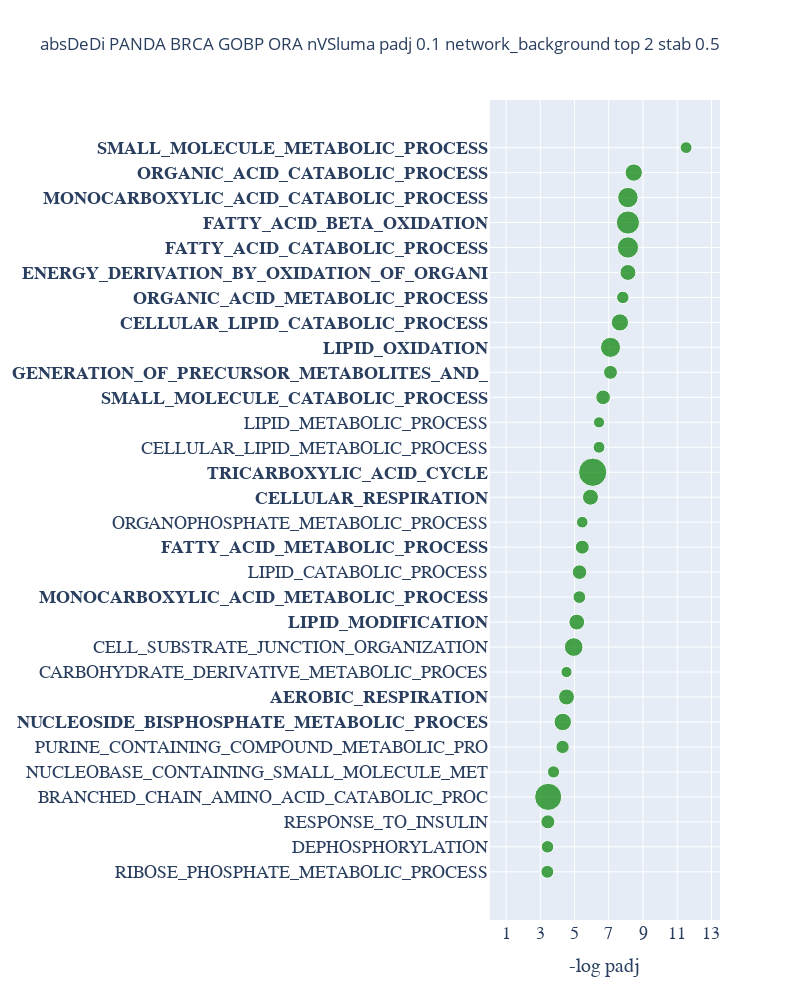
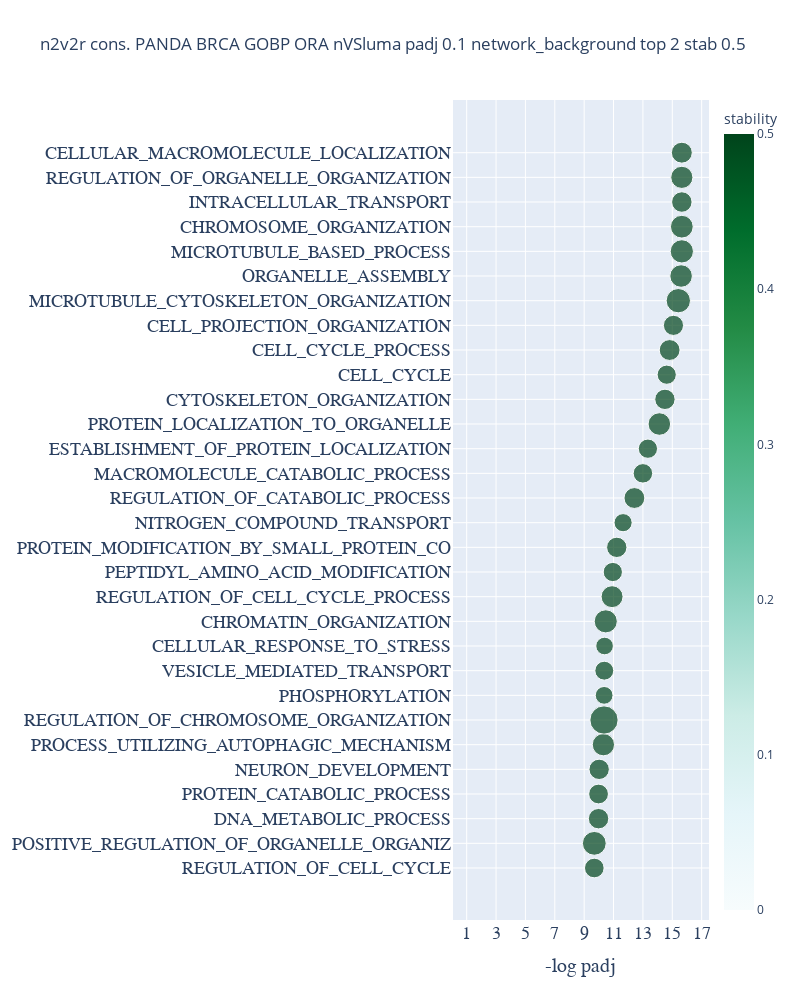
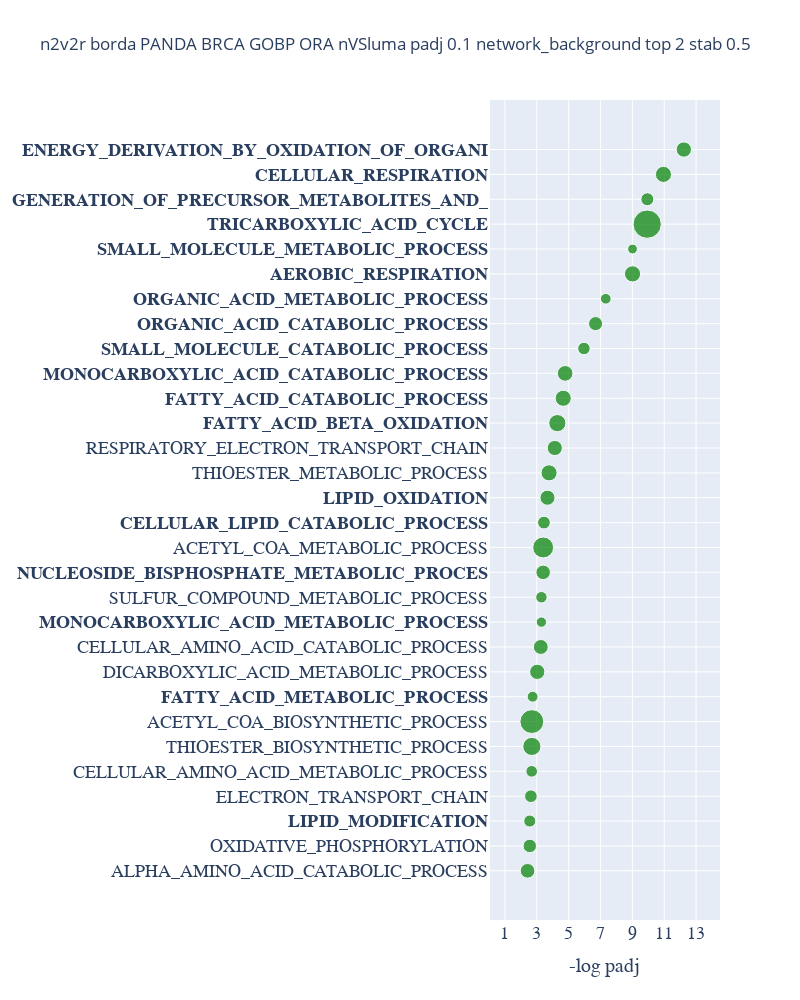

Notebook source saved alongside these figures, in order:
### Code cell
from node2vec2rank.post_utils import plot_gseapy_enrich 

stability_cutoff = 0.5
padj_cutoff = 0.1




save_directory = '../results/results_gsea/' + gsea_exp_parent_folder_name
save_directory = None

if do_kegg:
    title = network_inf_method+ " " +  tissue +  " KEGG ORA " + target + " padj " + str(padj_cutoff) + " " +background + " top " + str(top_k_percent) + " stab " + str(stability_cutoff)
    to_bold_from_dedi=plot_gseapy_enrich(absDeDi_ORA_KEGG_pd, padj_cutoff=padj_cutoff,characters_trim=40,trim_first_num_characters=5, has_stability=False, stability_cutoff=stability_cutoff, plot=False)['pathway'].values
    to_bold_from_n2v2r_borda=plot_gseapy_enrich(n2v2r_borda_ORA_KEGG_pd, padj_cutoff=padj_cutoff,characters_trim=40,trim_first_num_characters=5, has_stability=False, stability_cutoff=stability_cutoff, plot=False)['pathway'].values

    plot_gseapy_enrich(absDeDi_ORA_KEGG_pd, padj_cutoff=padj_cutoff,characters_trim=40,trim_first_num_characters=5, has_stability=False, stability_cutoff=stability_cutoff, title="absDeDi " + title,output_dir=save_directory,to_bold=to_bold_from_n2v2r_borda)


    plot_gseapy_enrich(n2v2r_consensus_ORA_KEGG_pd, has_stability=True, trim_first_num_characters=5, characters_trim=40, padj_cutoff=padj_cutoff, stability_cutoff=stability_cutoff,  title="n2v2r cons. " + title,output_dir=save_directory,to_bold=to_bold_from_dedi)
    plot_gseapy_enrich(n2v2r_borda_ORA_KEGG_pd, padj_cutoff=padj_cutoff,characters_trim=40, trim_first_num_characters=5,has_stability=False, stability_cutoff=stability_cutoff, title="n2v2r borda " + title,output_dir=save_directory,to_bold=to_bold_from_dedi)



if do_gobp:
    title = network_inf_method+ " " +  tissue +  " GOBP ORA " + target + " padj " + str(padj_cutoff) + " " +background + " top " + str(top_k_percent) + " stab " + str(stability_cutoff)

    to_bold_from_dedi=plot_gseapy_enrich(absDeDi_ORA_GOBP_pd, padj_cutoff=padj_cutoff,characters_trim=40,trim_first_num_characters=5, has_stability=False, stability_cutoff=stability_cutoff, plot=False)['pathway'].values
    to_bold_from_n2v2r_borda=plot_gseapy_enrich(n2v2r_borda_ORA_GOBP_pd, padj_cutoff=padj_cutoff,characters_trim=40,trim_first_num_characters=5, has_stability=False, stability_cutoff=stability_cutoff, plot=False)['pathway'].values

    plot_gseapy_enrich(absDeDi_ORA_GOBP_pd, padj_cutoff=padj_cutoff,characters_trim=40,trim_first_num_characters=5, has_stability=False, stability_cutoff=stability_cutoff, title="absDeDi " + title,output_dir=save_directory,to_bold=to_bold_from_n2v2r_borda)


    plot_gseapy_enrich(n2v2r_consensus_ORA_GOBP_pd, has_stability=True, trim_first_num_characters=5, characters_trim=40, padj_cutoff=padj_cutoff, stability_cutoff=stability_cutoff,  title="n2v2r cons. " + title,output_dir=save_directory,to_bold=to_bold_from_dedi)
    plot_gseapy_enrich(n2v2r_borda_ORA_GOBP_pd, padj_cutoff=padj_cutoff,characters_trim=40, trim_first_num_characters=5,has_stability=False, stability_cutoff=stability_cutoff, title="n2v2r borda " + title,output_dir=save_directory,to_bold=to_bold_from_dedi)

if do_reac:
    title = network_inf_method+ " " +  tissue +  " REAC ORA " + target + " padj " + str(padj_cutoff) + " " +background + " top " + str(top_k_percent) + " stab " + str(stability_cutoff)

    to_bold_from_dedi=plot_gseapy_enrich(absDeDi_ORA_REAC_pd, padj_cutoff=padj_cutoff,characters_trim=40,trim_first_num_characters=9, has_stability=False, stability_cutoff=stability_cutoff, plot=False)['pathway'].values
    to_bold_from_n2v2r_borda=plot_gseapy_enrich(n2v2r_borda_ORA_REAC_pd, padj_cutoff=padj_cutoff,characters_trim=40,trim_first_num_characters=9, has_stability=False, stability_cutoff=stability_cutoff, plot=False)['pathway'].values

    plot_gseapy_enrich(absDeDi_ORA_REAC_pd, padj_cutoff=padj_cutoff,characters_trim=40,trim_first_num_characters=9, has_stability=False, stability_cutoff=stability_cutoff, title="absDeDi " + title,output_dir=save_directory,to_bold=to_bold_from_n2v2r_borda)


    plot_gseapy_enrich(n2v2r_consensus_ORA_REAC_pd, has_stability=True, trim_first_num_characters=9, characters_trim=40, padj_cutoff=padj_cutoff, stability_cutoff=stability_cutoff,  title="n2v2r cons. " + title,output_dir=save_directory,to_bold=to_bold_from_dedi)
    plot_gseapy_enrich(n2v2r_borda_ORA_REAC_pd, padj_cutoff=padj_cutoff,characters_trim=40, trim_first_num_characters=9,has_stability=False, stability_cutoff=stability_cutoff, title="n2v2r borda " + title,output_dir=save_directory,to_bold=to_bold_from_dedi)

if do_immune:

    title = network_inf_method+ " " +  tissue +  " IMMUNE ORA " + target + " padj " + str(padj_cutoff) + " " +background + " top " + str(top_k_percent) + " stab " + str(stability_cutoff)

    to_bold_from_dedi=plot_gseapy_enrich(absDeDi_ORA_IMMUNE_pd, padj_cutoff=padj_cutoff,characters_trim=40,trim_first_num_characters=9, has_stability=False, stability_cutoff=stability_cutoff, plot=False)['pathway'].values
    to_bold_from_n2v2r_borda=plot_gseapy_enrich(n2v2r_borda_ORA_IMMUNE_pd, padj_cutoff=padj_cutoff,characters_trim=40,trim_first_num_characters=9, has_stability=False, stability_cutoff=stability_cutoff, plot=False)['pathway'].values

    plot_gseapy_enrich(absDeDi_ORA_IMMUNE_pd, padj_cutoff=padj_cutoff,characters_trim=40,trim_first_num_characters=9, has_stability=False, stability_cutoff=stability_cutoff, title="absDeDi " + title,output_dir=save_directory,to_bold=to_bold_from_n2v2r_borda)


    plot_gseapy_enrich(n2v2r_consensus_ORA_IMMUNE_pd, has_stability=True, trim_first_num_characters=9, characters_trim=40, padj_cutoff=padj_cutoff, stability_cutoff=stability_cutoff,  title="n2v2r cons. " + title,output_dir=save_directory,to_bold=to_bold_from_dedi)
    plot_gseapy_enrich(n2v2r_borda_ORA_IMMUNE_pd, padj_cutoff=padj_cutoff,characters_trim=40, trim_first_num_characters=9,has_stability=False, stability_cutoff=stability_cutoff, title="n2v2r borda " + title,output_dir=save_directory,to_bold=to_bold_from_dedi)

### Figure 1 — Plotly figure (JSON) as saved in the notebook; plotly's stock layout.template omitted (floating-point values rounded to 4 significant figures)
{"data": [{"hovertemplate": "-log padj=%{x}<br>pathway=%{y}<br>overlap=%{marker.size}<extra></extra>", "legendgroup": "", "marker": {"color": "green", "size": [0.06442, 0.06069, 0.07658, 0.2857, 0.05745, 0.06886, 0.1182, 0.09877, 0.04822, 0.1354, 0.0973, 0.06275, 0.08271, 0.07599, 0.05263, 0.0995, 0.3103, 0.05425, 0.04836, 0.08282, 0.07494, 0.1569, 0.1152, 0.06003, 0.09854, 0.1753, 0.2083, 0.1622, 0.1163, 0.05411], "sizemode": "area", "sizeref": 0.0007759, "symbol": "circle"}, "mode": "markers", "name": "", "orientation": "h", "showlegend": false, "type": "scatter", "x": [3.41, 3.42, 3.44, 3.46, 3.77, 4.3, 4.31, 4.53, 4.53, 4.95, 5.13, 5.28, 5.29, 5.45, 5.45, 5.93, 6.06, 6.43, 6.43, 6.67, 7.1, 7.1, 7.65, 7.82, 8.12, 8.12, 8.12, 8.12, 8.46, 11.52], "xaxis": "x", "y": ["RIBOSE_PHOSPHATE_METABOLIC_PROCESS", "DEPHOSPHORYLATION", "RESPONSE_TO_INSULIN", "BRANCHED_CHAIN_AMINO_ACID_CATABOLIC_PROC", "NUCLEOBASE_CONTAINING_SMALL_MOLECULE_MET", "PURINE_CONTAINING_COMPOUND_METABOLIC_PRO", "NUCLEOSIDE_BISPHOSPHATE_METABOLIC_PROCES", "AEROBIC_RESPIRATION", "CARBOHYDRATE_DERIVATIVE_METABOLIC_PROCES", "CELL_SUBSTRATE_JUNCTION_ORGANIZATION", "LIPID_MODIFICATION", "MONOCARBOXYLIC_ACID_METABOLIC_PROCESS", "LIPID_CATABOLIC_PROCESS", "FATTY_ACID_METABOLIC_PROCESS", "ORGANOPHOSPHATE_METABOLIC_PROCESS", "CELLULAR_RESPIRATION", "TRICARBOXYLIC_ACID_CYCLE", "CELLULAR_LIPID_METABOLIC_PROCESS", "LIPID_METABOLIC_PROCESS", "SMALL_MOLECULE_CATABOLIC_PROCESS", "GENERATION_OF_PRECURSOR_METABOLITES_AND_", "LIPID_OXIDATION", "CELLULAR_LIPID_CATABOLIC_PROCESS", "ORGANIC_ACID_METABOLIC_PROCESS", "ENERGY_DERIVATION_BY_OXIDATION_OF_ORGANI", "FATTY_ACID_CATABOLIC_PROCESS", "FATTY_ACID_BETA_OXIDATION", "MONOCARBOXYLIC_ACID_CATABOLIC_PROCESS", "ORGANIC_ACID_CATABOLIC_PROCESS", "SMALL_MOLECULE_METABOLIC_PROCESS"], "yaxis": "y"}], "layout": {"autosize": true, "height": 1000, "legend": {"itemsizing": "constant", "tracegroupgap": 0}, "title": {"text": "absDeDi PANDA BRCA GOBP ORA nVSluma padj 0.1 network_background top 2 stab 0.5"}, "width": 800, "xaxis": {"anchor": "y", "domain": [0, 1], "range": [0, 13.5], "tickfont": {"family": "Arial", "size": 18}, "tickvals": [1, 3, 5, 7, 9, 11, 13], "title": {"font": {"family": "Arial", "size": 20}, "text": "-log padj"}}, "yaxis": {"anchor": "x", "domain": [0, 1], "tickfont": {"family": "Arial", "size": 18}, "ticktext": ["RIBOSE_PHOSPHATE_METABOLIC_PROCESS", "DEPHOSPHORYLATION", "RESPONSE_TO_INSULIN", "BRANCHED_CHAIN_AMINO_ACID_CATABOLIC_PROC", "NUCLEOBASE_CONTAINING_SMALL_MOLECULE_MET", "PURINE_CONTAINING_COMPOUND_METABOLIC_PRO", "<b>NUCLEOSIDE_BISPHOSPHATE_METABOLIC_PROCES</b>", "<b>AEROBIC_RESPIRATION</b>", "CARBOHYDRATE_DERIVATIVE_METABOLIC_PROCES", "CELL_SUBSTRATE_JUNCTION_ORGANIZATION", "<b>LIPID_MODIFICATION</b>", "<b>MONOCARBOXYLIC_ACID_METABOLIC_PROCESS</b>", "LIPID_CATABOLIC_PROCESS", "<b>FATTY_ACID_METABOLIC_PROCESS</b>", "ORGANOPHOSPHATE_METABOLIC_PROCESS", "<b>CELLULAR_RESPIRATION</b>", "<b>TRICARBOXYLIC_ACID_CYCLE</b>", "CELLULAR_LIPID_METABOLIC_PROCESS", "LIPID_METABOLIC_PROCESS", "<b>SMALL_MOLECULE_CATABOLIC_PROCESS</b>", "<b>GENERATION_OF_PRECURSOR_METABOLITES_AND_</b>", "<b>LIPID_OXIDATION</b>", "<b>CELLULAR_LIPID_CATABOLIC_PROCESS</b>", "<b>ORGANIC_ACID_METABOLIC_PROCESS</b>", "<b>ENERGY_DERIVATION_BY_OXIDATION_OF_ORGANI</b>", "<b>FATTY_ACID_CATABOLIC_PROCESS</b>", "<b>FATTY_ACID_BETA_OXIDATION</b>", "<b>MONOCARBOXYLIC_ACID_CATABOLIC_PROCESS</b>", "<b>ORGANIC_ACID_CATABOLIC_PROCESS</b>", "<b>SMALL_MOLECULE_METABOLIC_PROCESS</b>"], "tickvals": ["RIBOSE_PHOSPHATE_METABOLIC_PROCESS", "DEPHOSPHORYLATION", "RESPONSE_TO_INSULIN", "BRANCHED_CHAIN_AMINO_ACID_CATABOLIC_PROC", "NUCLEOBASE_CONTAINING_SMALL_MOLECULE_MET", "PURINE_CONTAINING_COMPOUND_METABOLIC_PRO", "NUCLEOSIDE_BISPHOSPHATE_METABOLIC_PROCES", "AEROBIC_RESPIRATION", "CARBOHYDRATE_DERIVATIVE_METABOLIC_PROCES", "CELL_SUBSTRATE_JUNCTION_ORGANIZATION", "LIPID_MODIFICATION", "MONOCARBOXYLIC_ACID_METABOLIC_PROCESS", "LIPID_CATABOLIC_PROCESS", "FATTY_ACID_METABOLIC_PROCESS", "ORGANOPHOSPHATE_METABOLIC_PROCESS", "CELLULAR_RESPIRATION", "TRICARBOXYLIC_ACID_CYCLE", "CELLULAR_LIPID_METABOLIC_PROCESS", "LIPID_METABOLIC_PROCESS", "SMALL_MOLECULE_CATABOLIC_PROCESS", "GENERATION_OF_PRECURSOR_METABOLITES_AND_", "LIPID_OXIDATION", "CELLULAR_LIPID_CATABOLIC_PROCESS", "ORGANIC_ACID_METABOLIC_PROCESS", "ENERGY_DERIVATION_BY_OXIDATION_OF_ORGANI", "FATTY_ACID_CATABOLIC_PROCESS", "FATTY_ACID_BETA_OXIDATION", "MONOCARBOXYLIC_ACID_CATABOLIC_PROCESS", "ORGANIC_ACID_CATABOLIC_PROCESS", "SMALL_MOLECULE_METABOLIC_PROCESS"], "title": {"font": {"family": "Arial", "size": 20}}}}}

### Figure 2 — Plotly figure (JSON) as saved in the notebook; plotly's stock layout.template omitted (floating-point values rounded to 4 significant figures)
{"data": [{"hovertemplate": "-log padj=%{x}<br>pathway=%{y}<br>overlap=%{marker.size}<br>stability=%{marker.color}<extra></extra>", "legendgroup": "", "marker": {"color": [0.5, 0.5, 0.5, 0.5, 0.5, 0.5, 0.5, 0.5, 0.5, 0.5, 0.5, 0.5, 0.5, 0.5, 0.5, 0.5, 0.5, 0.5, 0.5, 0.5, 0.5, 0.5, 0.5, 0.5, 0.5, 0.5, 0.5, 0.5, 0.5, 0.5], "coloraxis": "coloraxis", "size": [0.06054, 0.08866, 0.06535, 0.06119, 0.06488, 0.07785, 0.1253, 0.04956, 0.05605, 0.0486, 0.08357, 0.07543, 0.05815, 0.06483, 0.05167, 0.06813, 0.05958, 0.05808, 0.07956, 0.06496, 0.05778, 0.06809, 0.06365, 0.09256, 0.07937, 0.08463, 0.08101, 0.06581, 0.07693, 0.06854], "sizemode": "area", "sizeref": 0.0003132, "symbol": "circle"}, "mode": "markers", "name": "", "orientation": "h", "showlegend": false, "type": "scatter", "x": [9.69, 9.69, 9.98, 9.98, 10.02, 10.31, 10.35, 10.36, 10.37, 10.39, 10.47, 10.9, 10.95, 11.22, 11.65, 12.42, 13, 13.34, 14.12, 14.5, 14.62, 14.82, 15.08, 15.41, 15.6, 15.65, 15.65, 15.65, 15.65, 15.65], "xaxis": "x", "y": ["REGULATION_OF_CELL_CYCLE", "POSITIVE_REGULATION_OF_ORGANELLE_ORGANIZ", "DNA_METABOLIC_PROCESS", "PROTEIN_CATABOLIC_PROCESS", "NEURON_DEVELOPMENT", "PROCESS_UTILIZING_AUTOPHAGIC_MECHANISM", "REGULATION_OF_CHROMOSOME_ORGANIZATION", "PHOSPHORYLATION", "VESICLE_MEDIATED_TRANSPORT", "CELLULAR_RESPONSE_TO_STRESS", "CHROMATIN_ORGANIZATION", "REGULATION_OF_CELL_CYCLE_PROCESS", "PEPTIDYL_AMINO_ACID_MODIFICATION", "PROTEIN_MODIFICATION_BY_SMALL_PROTEIN_CO", "NITROGEN_COMPOUND_TRANSPORT", "REGULATION_OF_CATABOLIC_PROCESS", "MACROMOLECULE_CATABOLIC_PROCESS", "ESTABLISHMENT_OF_PROTEIN_LOCALIZATION", "PROTEIN_LOCALIZATION_TO_ORGANELLE", "CYTOSKELETON_ORGANIZATION", "CELL_CYCLE", "CELL_CYCLE_PROCESS", "CELL_PROJECTION_ORGANIZATION", "MICROTUBULE_CYTOSKELETON_ORGANIZATION", "ORGANELLE_ASSEMBLY", "MICROTUBULE_BASED_PROCESS", "CHROMOSOME_ORGANIZATION", "INTRACELLULAR_TRANSPORT", "REGULATION_OF_ORGANELLE_ORGANIZATION", "CELLULAR_MACROMOLECULE_LOCALIZATION"], "yaxis": "y"}], "layout": {"autosize": true, "coloraxis": {"cmax": 0.5, "cmin": 0, "colorbar": {"title": {"text": "stability"}}, "colorscale": [[0, "rgb(247,252,253)"], [0.125, "rgb(229,245,249)"], [0.25, "rgb(204,236,230)"], [0.375, "rgb(153,216,201)"], [0.5, "rgb(102,194,164)"], [0.625, "rgb(65,174,118)"], [0.75, "rgb(35,139,69)"], [0.875, "rgb(0,109,44)"], [1, "rgb(0,68,27)"]]}, "height": 1000, "legend": {"itemsizing": "constant", "tracegroupgap": 0}, "title": {"text": "n2v2r cons. PANDA BRCA GOBP ORA nVSluma padj 0.1 network_background top 2 stab 0.5"}, "width": 800, "xaxis": {"anchor": "y", "domain": [0, 1], "range": [0, 17.5], "tickfont": {"family": "Arial", "size": 18}, "tickvals": [1, 3, 5, 7, 9, 11, 13, 15, 17], "title": {"font": {"family": "Arial", "size": 20}, "text": "-log padj"}}, "yaxis": {"anchor": "x", "domain": [0, 1], "tickfont": {"family": "Arial", "size": 18}, "ticktext": ["REGULATION_OF_CELL_CYCLE", "POSITIVE_REGULATION_OF_ORGANELLE_ORGANIZ", "DNA_METABOLIC_PROCESS", "PROTEIN_CATABOLIC_PROCESS", "NEURON_DEVELOPMENT", "PROCESS_UTILIZING_AUTOPHAGIC_MECHANISM", "REGULATION_OF_CHROMOSOME_ORGANIZATION", "PHOSPHORYLATION", "VESICLE_MEDIATED_TRANSPORT", "CELLULAR_RESPONSE_TO_STRESS", "CHROMATIN_ORGANIZATION", "REGULATION_OF_CELL_CYCLE_PROCESS", "PEPTIDYL_AMINO_ACID_MODIFICATION", "PROTEIN_MODIFICATION_BY_SMALL_PROTEIN_CO", "NITROGEN_COMPOUND_TRANSPORT", "REGULATION_OF_CATABOLIC_PROCESS", "MACROMOLECULE_CATABOLIC_PROCESS", "ESTABLISHMENT_OF_PROTEIN_LOCALIZATION", "PROTEIN_LOCALIZATION_TO_ORGANELLE", "CYTOSKELETON_ORGANIZATION", "CELL_CYCLE", "CELL_CYCLE_PROCESS", "CELL_PROJECTION_ORGANIZATION", "MICROTUBULE_CYTOSKELETON_ORGANIZATION", "ORGANELLE_ASSEMBLY", "MICROTUBULE_BASED_PROCESS", "CHROMOSOME_ORGANIZATION", "INTRACELLULAR_TRANSPORT", "REGULATION_OF_ORGANELLE_ORGANIZATION", "CELLULAR_MACROMOLECULE_LOCALIZATION"], "tickvals": ["REGULATION_OF_CELL_CYCLE", "POSITIVE_REGULATION_OF_ORGANELLE_ORGANIZ", "DNA_METABOLIC_PROCESS", "PROTEIN_CATABOLIC_PROCESS", "NEURON_DEVELOPMENT", "PROCESS_UTILIZING_AUTOPHAGIC_MECHANISM", "REGULATION_OF_CHROMOSOME_ORGANIZATION", "PHOSPHORYLATION", "VESICLE_MEDIATED_TRANSPORT", "CELLULAR_RESPONSE_TO_STRESS", "CHROMATIN_ORGANIZATION", "REGULATION_OF_CELL_CYCLE_PROCESS", "PEPTIDYL_AMINO_ACID_MODIFICATION", "PROTEIN_MODIFICATION_BY_SMALL_PROTEIN_CO", "NITROGEN_COMPOUND_TRANSPORT", "REGULATION_OF_CATABOLIC_PROCESS", "MACROMOLECULE_CATABOLIC_PROCESS", "ESTABLISHMENT_OF_PROTEIN_LOCALIZATION", "PROTEIN_LOCALIZATION_TO_ORGANELLE", "CYTOSKELETON_ORGANIZATION", "CELL_CYCLE", "CELL_CYCLE_PROCESS", "CELL_PROJECTION_ORGANIZATION", "MICROTUBULE_CYTOSKELETON_ORGANIZATION", "ORGANELLE_ASSEMBLY", "MICROTUBULE_BASED_PROCESS", "CHROMOSOME_ORGANIZATION", "INTRACELLULAR_TRANSPORT", "REGULATION_OF_ORGANELLE_ORGANIZATION", "CELLULAR_MACROMOLECULE_LOCALIZATION"], "title": {"font": {"family": "Arial", "size": 20}}}}}

### Figure 3 — Plotly figure (JSON) as saved in the notebook; plotly's stock layout.template omitted (floating-point values rounded to 4 significant figures)
{"data": [{"hovertemplate": "-log padj=%{x}<br>pathway=%{y}<br>overlap=%{marker.size}<extra></extra>", "legendgroup": "", "marker": {"color": "green", "size": [0.1111, 0.09402, 0.07568, 0.08228, 0.07018, 0.1707, 0.2941, 0.06079, 0.1205, 0.1146, 0.05466, 0.06711, 0.1091, 0.2258, 0.08377, 0.1176, 0.1341, 0.1193, 0.1528, 0.134, 0.1261, 0.07975, 0.1023, 0.05875, 0.1358, 0.04932, 0.4138, 0.08665, 0.1343, 0.1204], "sizemode": "area", "sizeref": 0.001034, "symbol": "circle"}, "mode": "markers", "name": "", "orientation": "h", "showlegend": false, "type": "scatter", "x": [2.42, 2.56, 2.56, 2.63, 2.68, 2.69, 2.69, 2.74, 3.03, 3.25, 3.29, 3.29, 3.4, 3.4, 3.45, 3.67, 3.77, 4.13, 4.29, 4.66, 4.78, 5.96, 6.69, 7.33, 9.01, 9.01, 9.93, 9.94, 10.95, 12.23], "xaxis": "x", "y": ["ALPHA_AMINO_ACID_CATABOLIC_PROCESS", "OXIDATIVE_PHOSPHORYLATION", "LIPID_MODIFICATION", "ELECTRON_TRANSPORT_CHAIN", "CELLULAR_AMINO_ACID_METABOLIC_PROCESS", "THIOESTER_BIOSYNTHETIC_PROCESS", "ACETYL_COA_BIOSYNTHETIC_PROCESS", "FATTY_ACID_METABOLIC_PROCESS", "DICARBOXYLIC_ACID_METABOLIC_PROCESS", "CELLULAR_AMINO_ACID_CATABOLIC_PROCESS", "MONOCARBOXYLIC_ACID_METABOLIC_PROCESS", "SULFUR_COMPOUND_METABOLIC_PROCESS", "NUCLEOSIDE_BISPHOSPHATE_METABOLIC_PROCES", "ACETYL_COA_METABOLIC_PROCESS", "CELLULAR_LIPID_CATABOLIC_PROCESS", "LIPID_OXIDATION", "THIOESTER_METABOLIC_PROCESS", "RESPIRATORY_ELECTRON_TRANSPORT_CHAIN", "FATTY_ACID_BETA_OXIDATION", "FATTY_ACID_CATABOLIC_PROCESS", "MONOCARBOXYLIC_ACID_CATABOLIC_PROCESS", "SMALL_MOLECULE_CATABOLIC_PROCESS", "ORGANIC_ACID_CATABOLIC_PROCESS", "ORGANIC_ACID_METABOLIC_PROCESS", "AEROBIC_RESPIRATION", "SMALL_MOLECULE_METABOLIC_PROCESS", "TRICARBOXYLIC_ACID_CYCLE", "GENERATION_OF_PRECURSOR_METABOLITES_AND_", "CELLULAR_RESPIRATION", "ENERGY_DERIVATION_BY_OXIDATION_OF_ORGANI"], "yaxis": "y"}], "layout": {"autosize": true, "height": 1000, "legend": {"itemsizing": "constant", "tracegroupgap": 0}, "title": {"text": "n2v2r borda PANDA BRCA GOBP ORA nVSluma padj 0.1 network_background top 2 stab 0.5"}, "width": 800, "xaxis": {"anchor": "y", "domain": [0, 1], "range": [0, 14.5], "tickfont": {"family": "Arial", "size": 18}, "tickvals": [1, 3, 5, 7, 9, 11, 13], "title": {"font": {"family": "Arial", "size": 20}, "text": "-log padj"}}, "yaxis": {"anchor": "x", "domain": [0, 1], "tickfont": {"family": "Arial", "size": 18}, "ticktext": ["ALPHA_AMINO_ACID_CATABOLIC_PROCESS", "OXIDATIVE_PHOSPHORYLATION", "<b>LIPID_MODIFICATION</b>", "ELECTRON_TRANSPORT_CHAIN", "CELLULAR_AMINO_ACID_METABOLIC_PROCESS", "THIOESTER_BIOSYNTHETIC_PROCESS", "ACETYL_COA_BIOSYNTHETIC_PROCESS", "<b>FATTY_ACID_METABOLIC_PROCESS</b>", "DICARBOXYLIC_ACID_METABOLIC_PROCESS", "CELLULAR_AMINO_ACID_CATABOLIC_PROCESS", "<b>MONOCARBOXYLIC_ACID_METABOLIC_PROCESS</b>", "SULFUR_COMPOUND_METABOLIC_PROCESS", "<b>NUCLEOSIDE_BISPHOSPHATE_METABOLIC_PROCES</b>", "ACETYL_COA_METABOLIC_PROCESS", "<b>CELLULAR_LIPID_CATABOLIC_PROCESS</b>", "<b>LIPID_OXIDATION</b>", "THIOESTER_METABOLIC_PROCESS", "RESPIRATORY_ELECTRON_TRANSPORT_CHAIN", "<b>FATTY_ACID_BETA_OXIDATION</b>", "<b>FATTY_ACID_CATABOLIC_PROCESS</b>", "<b>MONOCARBOXYLIC_ACID_CATABOLIC_PROCESS</b>", "<b>SMALL_MOLECULE_CATABOLIC_PROCESS</b>", "<b>ORGANIC_ACID_CATABOLIC_PROCESS</b>", "<b>ORGANIC_ACID_METABOLIC_PROCESS</b>", "<b>AEROBIC_RESPIRATION</b>", "<b>SMALL_MOLECULE_METABOLIC_PROCESS</b>", "<b>TRICARBOXYLIC_ACID_CYCLE</b>", "<b>GENERATION_OF_PRECURSOR_METABOLITES_AND_</b>", "<b>CELLULAR_RESPIRATION</b>", "<b>ENERGY_DERIVATION_BY_OXIDATION_OF_ORGANI</b>"], "tickvals": ["ALPHA_AMINO_ACID_CATABOLIC_PROCESS", "OXIDATIVE_PHOSPHORYLATION", "LIPID_MODIFICATION", "ELECTRON_TRANSPORT_CHAIN", "CELLULAR_AMINO_ACID_METABOLIC_PROCESS", "THIOESTER_BIOSYNTHETIC_PROCESS", "ACETYL_COA_BIOSYNTHETIC_PROCESS", "FATTY_ACID_METABOLIC_PROCESS", "DICARBOXYLIC_ACID_METABOLIC_PROCESS", "CELLULAR_AMINO_ACID_CATABOLIC_PROCESS", "MONOCARBOXYLIC_ACID_METABOLIC_PROCESS", "SULFUR_COMPOUND_METABOLIC_PROCESS", "NUCLEOSIDE_BISPHOSPHATE_METABOLIC_PROCES", "ACETYL_COA_METABOLIC_PROCESS", "CELLULAR_LIPID_CATABOLIC_PROCESS", "LIPID_OXIDATION", "THIOESTER_METABOLIC_PROCESS", "RESPIRATORY_ELECTRON_TRANSPORT_CHAIN", "FATTY_ACID_BETA_OXIDATION", "FATTY_ACID_CATABOLIC_PROCESS", "MONOCARBOXYLIC_ACID_CATABOLIC_PROCESS", "SMALL_MOLECULE_CATABOLIC_PROCESS", "ORGANIC_ACID_CATABOLIC_PROCESS", "ORGANIC_ACID_METABOLIC_PROCESS", "AEROBIC_RESPIRATION", "SMALL_MOLECULE_METABOLIC_PROCESS", "TRICARBOXYLIC_ACID_CYCLE", "GENERATION_OF_PRECURSOR_METABOLITES_AND_", "CELLULAR_RESPIRATION", "ENERGY_DERIVATION_BY_OXIDATION_OF_ORGANI"], "title": {"font": {"family": "Arial", "size": 20}}}}}
